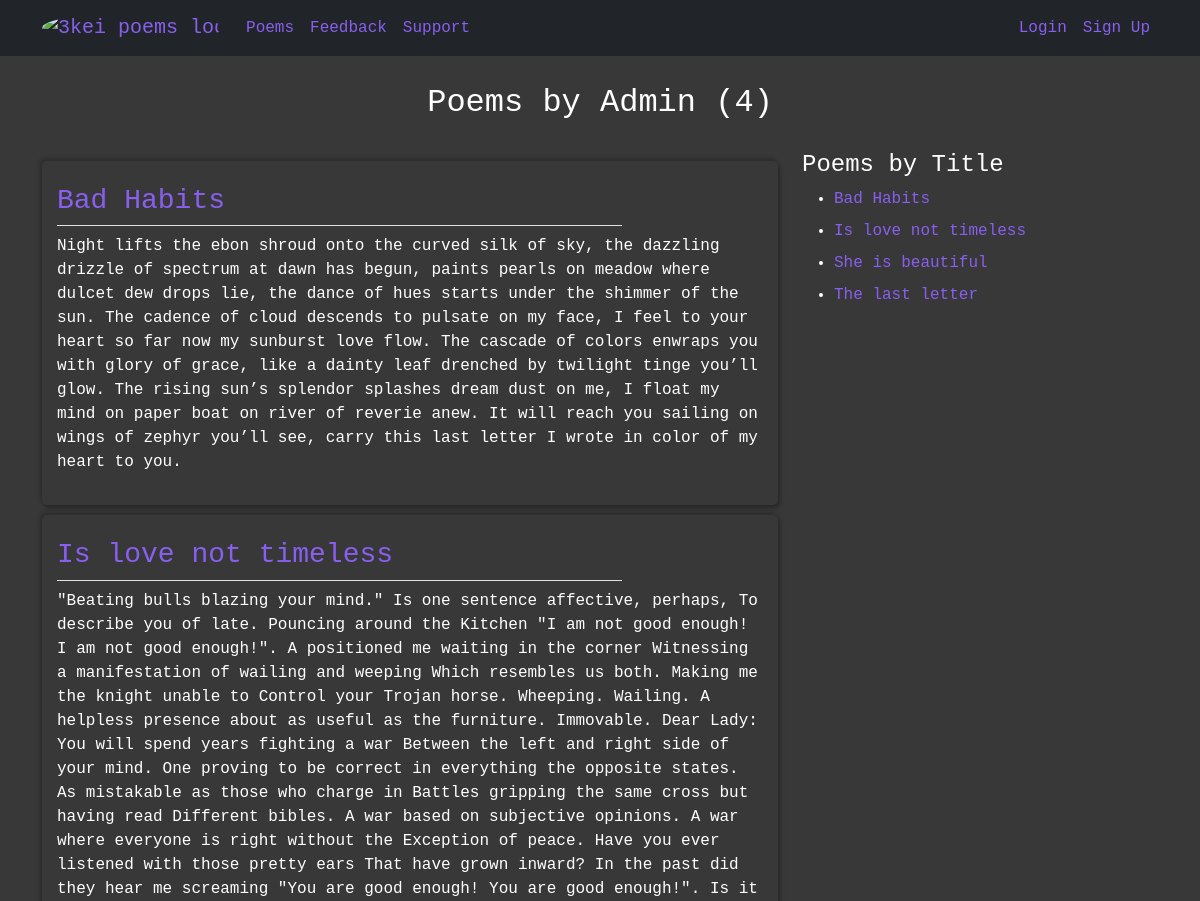
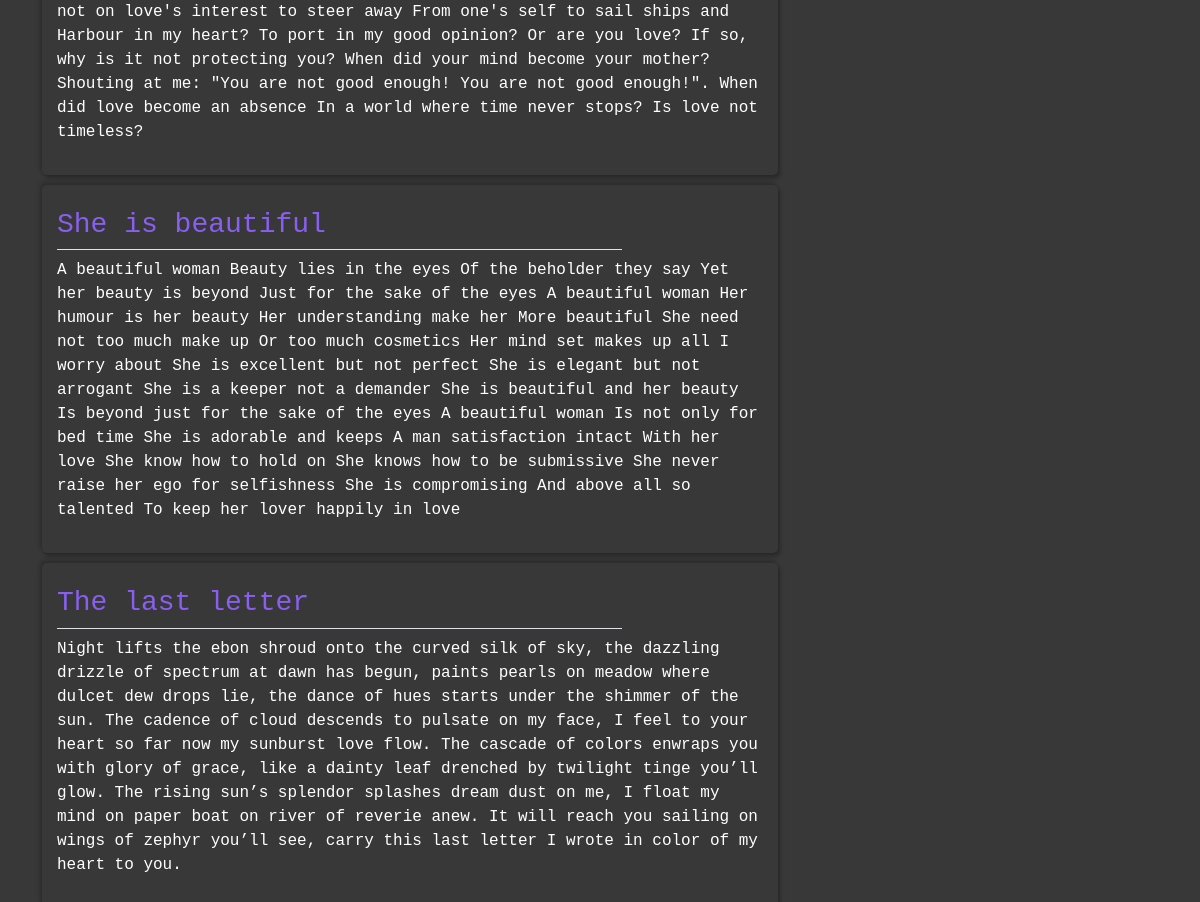
/user/Admin/, run on the app's committed database (2 pictures, top to bottom).
### quikTasks/models.py (models this page shows, shortened)
class Poem(models.Model):
    title = models.CharField(max_length=100, blank=True, null=True)
    category = models.CharField(max_length=255, null=True, blank=True)
    description = models.TextField(null=True)
    date_created = models.DateTimeField(auto_now_add=True)
    likes = models.IntegerField(default=10)
    author = models.ForeignKey(User, on_delete=models.CASCADE)

### quikTasks/views.py (the view)
# urls.py: path('user/<str:username>/', UserPoemListView.as_view(), name="user-poems"),
class UserPoemListView(ListView):
    model = Poem
    context_object_name = 'poems_list'
    template_name = 'quikTasks/user_poems.html'
    paginate_by = 10
    def get_queryset(self):
        user = get_object_or_404(User, username=self.kwargs.get('username'))
        return Poem.objects.filter(author=user).order_by('-date_created')

### quikTasks/templates/quikTasks/user_poems.html (shortened to what this page needs)
{% extends 'quikTasks/layout.html' %}
{% block content %}
{% if poems_list %}
<div class="container">
   <section class="poet-header">
      <h2>Poems by {{view.kwargs.username}} ({{page_obj.paginator.count}})</h2>
   </section>
   <div class="row">
      <div class="col-md-8">
         {% for poem in poems_list %}
         <article class="poem-section">
            <a href="{% url 'detail' poem.id %}">
               <h3 class="my-2">
                  {{ poem.title }}
               </h3>
            </a>
            <legend class="border-bottom" style="width: 80%;"></legend>
            <p>{{poem.description}}</p>
         </article>
         {% endfor %}
      </div>
      <div class="col-md-4">
         <h4>Poems by Title</h4>
         <ul>
            {% for poem in poems_list %}
            <li class="my-2">
               <a href="{% url 'detail' poem.id %}">
                  {{ poem.title }}
               </a>
            </li>
            {% endfor %}
         </ul>
      </div>
   </div>
</div>
{% endif %}
{% endblock content %}

### quikTasks/templates/quikTasks/layout.html (shortened to what this page needs)
<!DOCTYPE html>
{% load static %}
<html lang="en">
<head>
   <link rel="stylesheet" href="{% static 'quikTasks/css/bootstrap.min.css' %}">
   <link rel="stylesheet" href="{% static 'quikTasks/css/main.css' %}">
   <link rel="stylesheet" href="{% static 'quikTasks/css/profile.css' %}">
   <link rel="stylesheet" href="{% static 'quikTasks/fontawesome/css/all.css' %}">
</head>
<body>
   <nav class="navbar navbar-expand-lg navbar-dark bg-dark">
      <div class="container">
         <a class="navbar-brand" href="{% url 'task' %}">
            <img class="rounded-circle" src="{% static 'quikTasks/images/logo.png' %}" width="125"
               alt="3kei poems logo">
         </a>
         <div class="collapse navbar-collapse" id="navbarSupportedContent">
            <ul class="navbar-nav me-auto mb-2 mb-lg-0">
               <li class="nav-item active">
                  <a href="{% url 'task' %}" class="nav-link" aria-current="page">
                     Poems
                  </a>
               </li>
               <li class="nav-item"><a href="#" class="nav-link">Feedback</a></li>
               <li class="nav-item"><a href="#" class="nav-link">Support</a></li>
            </ul>
            <div class="d-flex my-2 my-lg-0">
               <ul class="navbar-nav me-auto mb-2 mb-lg-0">
                  {% if user.is_authenticated %}
                  <li class="nav-item"><a href="{% url 'create' %}" class="nav-link">New Poem</a></li>
                  <li class="nav-item"><a href="{% url 'profile' %}" class="nav-link">Profile</a></li>
                  <li class="nav-item"><a href="{% url 'logout' %}" class="nav-link">Logout</a></li>
                  {% else %}
                  <li class="nav-item"><a href="{% url 'login' %}" class="nav-link">Login</a></li>
                  <li class="nav-item"><a href="{% url 'register' %}" class="nav-link">Sign Up</a></li>
                  {% endif %}
               </ul>
            </div>
         </div>
      </div>
   </nav>
   {% block content %}
   {% endblock content %}
</body>
</html>

### quikTasks/static/quikTasks/css/main.css (style rules this page uses)
* { margin: 0; padding: 0; font-family: monospace, Arial, Helvetica, sans-serif; }
body { background-color: #383838; color: #fff !important; }
a { color: #885fee !important; }
.poem-section { margin: 10px 0; padding: 15px; border-radius: 5px; box-shadow: -2px -3px 4px 0 rgba(0, 0, 0, 0.2), 2px 3px 4px 0 rgba(0, 0, 0, 0.3); }
.poet-header { display: grid; place-items: center; min-height: 10vh; padding: 20px; }

### quikTasks/static/quikTasks/css/profile.css (style rules this page uses)
a { text-decoration: none; color: #fff; }

### data on the page
Poem: title "Bad Habits", description "Night lifts the ebon shroud onto the curved silk of sky, the dazzling drizzle of spectrum at dawn has begun, paints pearls on meadow where dulcet dew drops lie, the dance of hues starts under the shimmer of the sun. The cadence of cloud descends to pulsate on my face, I feel to your heart so far now my sunburst love flow. The cascade of colors enwraps you with glory of grace, like a dainty leaf drenched by twilight tinge you’ll glow. The rising sun’s splendor splashes dream dust on me, I float my mind on paper boat on river of reverie anew. It will reach you sailing on wings of zephyr you’ll see, carry this last letter I wrote in color of my heart to you."
Poem: title "Is love not timeless", description "\"Beating bulls blazing your mind.\" Is one sentence affective, perhaps, To describe you of late. Pouncing around the Kitchen \"I am not good enough! I am not good enough!\". A positioned me waiting in the corner Witnessing a manifestation of wailing and weeping Which resembles us both. Making me the knight unable to Control your Trojan horse. Wheeping. Wailing. A helpless presence about as useful as the furniture. Immovable. Dear Lady: You will spend years fighting a war Between the left and right side of your mind. One proving to be correct in everything the opposite states. As mistakable as those who charge in Battles gripping the same cross but having read Different bibles. A war based on…"
Poem: title "She is beautiful", description "A beautiful woman Beauty lies in the eyes Of the beholder they say Yet her beauty is beyond Just for the sake of the eyes A beautiful woman Her humour is her beauty Her understanding make her More beautiful She need not too much make up Or too much cosmetics Her mind set makes up all I worry about She is excellent but not perfect She is elegant but not arrogant She is a keeper not a demander She is beautiful and her beauty Is beyond just for the sake of the eyes A beautiful woman Is not only for bed time She is adorable and keeps A man satisfaction intact With her love She know how to hold on She knows how to be submissive She never raise her ego for selfishness She is compromising And…"
Poem: title "The last letter", description "Night lifts the ebon shroud onto the curved silk of sky, the dazzling drizzle of spectrum at dawn has begun, paints pearls on meadow where dulcet dew drops lie, the dance of hues starts under the shimmer of the sun. The cadence of cloud descends to pulsate on my face, I feel to your heart so far now my sunburst love flow. The cascade of colors enwraps you with glory of grace, like a dainty leaf drenched by twilight tinge you’ll glow. The rising sun’s splendor splashes dream dust on me, I float my mind on paper boat on river of reverie anew. It will reach you sailing on wings of zephyr you’ll see, carry this last letter I wrote in color of my heart to you."

### other printed values
{{ view.kwargs.username }} "Admin"
{{ page_obj.paginator.count }} "4"
